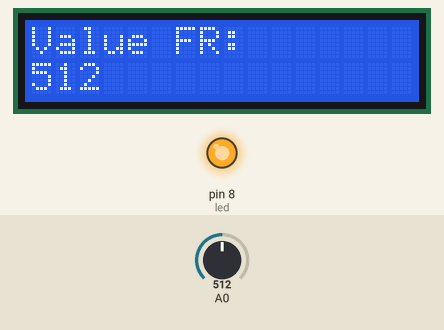
The sketch below on a simulated Arduino Uno, built with avr-gcc and run on an emulated ATmega328P. Parts: 16×2 character LCD, output pins drawn as LEDs (lit = HIGH). Inputs (shaded band) come from the test bench; at power-on: A0 = 512.

Above: at 1.2 s.
1.3 s: A0 set to 360
At 1.9 s:
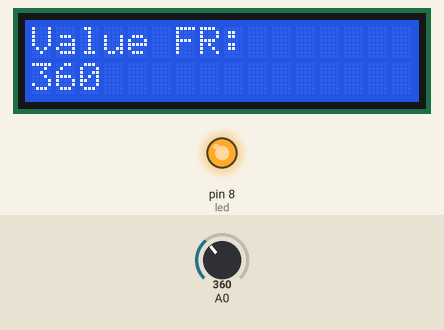
4.3 s: A0 set to 342
At 5.0 s:
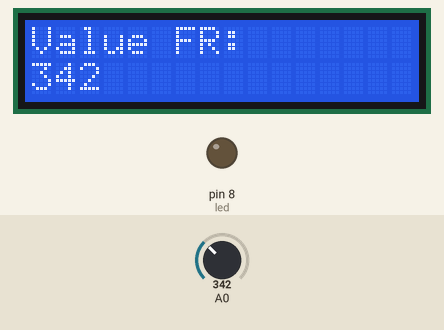
7.1 s: A0 set to 306
At 7.5 s:
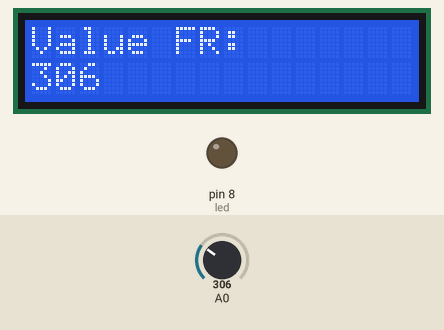
Timing chart, 0 to 10.1 s (numbered marks = the images above; inputs shaded):
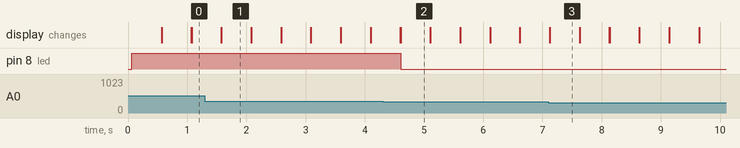

The sketch:

lcd1602_fotoresistencia.ino
```cpp
#include <LiquidCrystal.h>
LiquidCrystal lcd(7, 6, 5, 4, 3, 2);
int lectura = 0;
int led = 8;


void setup() {
  // Iniciando la comunicación serial
  Serial.begin(9600);
  // Iniciando los puertos para el LCD
  lcd.begin(16, 2);
  pinMode(led, OUTPUT);
  digitalWrite(led, LOW);


}

void loop() {
  // put your main code here, to run repeatedly:
  lectura = analogRead(0);

  // Imprimiendo el valor en el LCD
  lcd.setCursor(0, 0);
  lcd.print("Value FR:");
  lcd.setCursor(0, 1);
  lcd.print(lectura);
  if( lectura > 350){
    digitalWrite(led, HIGH);
  }else{
    digitalWrite(led, LOW);
  }
  delay(500);
  lcd.clear();


  //prend


}
```

Measured:
- the behaviour switches between 351 and 350 on A0 (found by bisection; images 1 and 2)
- after the input at 1.3 s, the display: first differs from a run without the input after 0.28 s (image 1)
- after the input at 4.3 s, pin 8 (led): HIGH → LOW after 0.30 s; the display: first differs from a run without the input after 0.30 s (image 2)
- after the input at 7.1 s, the display: first differs from a run without the input at once (image 3)
- what the display in image 1 shows lasts 0.5 s, from 1.6 s to 2.1 s
